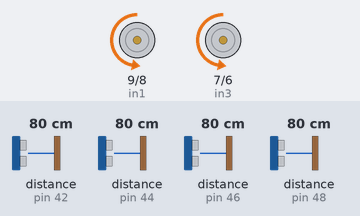
A sketch run on a simulated Arduino Mega 2560, built with avr-gcc and run on an emulated ATmega2560. On the bench: motor-driver pin pairs drawn as motors (green arrow = first pin HIGH = forward, orange = second pin HIGH = backward, longer = more drive, scaled by the enable pin). Wiring (inferred from the names in the program): 4 × ultrasonic range finder: trigger pin 43, echo pin 42 / trigger pin 45, echo pin 44 / trigger pin 47, echo pin 46 / trigger pin 49, echo pin 48. Inputs (shaded band) come from the test bench; at power-on: distance to the obstacle (sensors on pin 48, pin 42, pin 44, pin 46) 80 cm. The echo pulse lasts 58.3 µs per cm; what the sketch prints to the serial monitor is not drawn.

Above: at 1.28 s.
1.3 s: distance to the obstacle (sensor on pin 48) set to 28 cm
4.3 s: distance to the obstacle (sensor on pin 48) set to 24 cm
At 5.4 s:
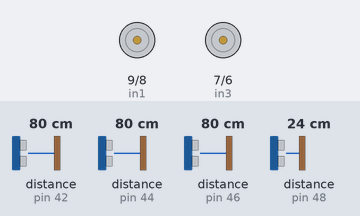
7.3 s: distance to the obstacle (sensor on pin 42) set to 120 cm
At 8.42 s:
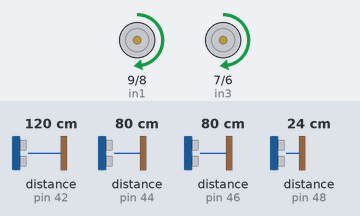
10.3 s: distance to the obstacle (sensor on pin 42) set to 2 cm
13.3 s: distance to the obstacle (sensor on pin 48) set to 35 cm
16.3 s: distance to the obstacle (sensor on pin 44) set to 120 cm
Timing chart, 0 to 20.3 s (numbered marks = the images above; inputs shaded):
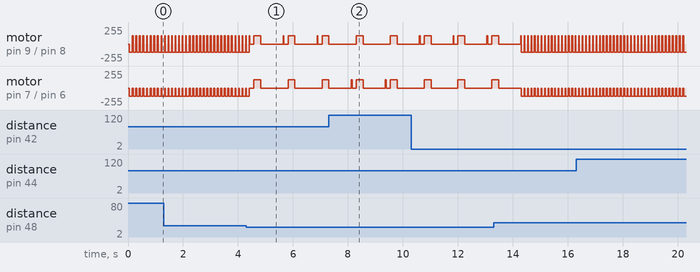

The sketch:

ChroniclesArduino.ino
```cpp
/*ALGOBACK YOUTUBE CHANNEL*/
/*CODIGO PARA CARRO QUE EVITA OBSTACULOS */
//PINES DEL SENSOR DE COLOR
const int s0 = 1;
const int s1 = 2;
const int s2 = 3;
const int s3 = 4;
const int out = 10;
int rojo = 0;
int verde = 0;
int azul = 0;

const int tipo = 0;


int acumulador_color_Rojo = 0;
int acumulador_color_Verde = 0;
int acumulador_color_Azul = 0;
// Motor A
int in1 = 9;  // Pin que controla el sentido de giro
int in2 = 8;  // Pin que controla el sentido de giro

// Motor B
int enB = 5;   // Pin habilita motor B - PWM
int enA = 12;  // Pin habilita motor A - PWM
int in3 = 7;   // Pin que controla el sentido de giro
int in4 = 6;   // Pin que controla el sentido de giro

#define trigPin1 45  //DERECHA
#define echoPin1 44  // DERECHA
#define trigPin2 43  // IZQUIERDA
#define echoPin2 42  //IZQUIERDA
#define trigPin3 49  //FRONT
#define echoPin3 48  // FRONT
#define trigPin4 47  // BACK
#define echoPin4 46  //BACK


bool booleano = true;
long duration, distance, RightSensor, BackSensor, FrontSensor, LeftSensor;  //DECLARACION DE SENSORES Y SUS POCISIONES

void setup() {
  // Configura todos los pines como salida
  Serial.begin(9600);
  pinMode(trigPin1, OUTPUT);
  pinMode(echoPin1, INPUT);
  pinMode(trigPin2, OUTPUT);
  pinMode(echoPin2, INPUT);
  pinMode(trigPin3, OUTPUT);
  pinMode(echoPin3, INPUT);
  pinMode(trigPin4, OUTPUT);
  pinMode(echoPin4, INPUT);
  pinMode(enB, OUTPUT);
  pinMode(in1, OUTPUT);
  pinMode(in2, OUTPUT);
  pinMode(in3, OUTPUT);
  pinMode(in4, OUTPUT);
  pinMode(enA, OUTPUT);

  pinMode(s0, OUTPUT);
  pinMode(s1, OUTPUT);
  pinMode(s2, OUTPUT);
  pinMode(s3, OUTPUT);
  pinMode(out, INPUT);
  digitalWrite(s0, HIGH);
  digitalWrite(s1, HIGH);
  SonarSensor(trigPin1, echoPin1);
  RightSensor = distance;
  SonarSensor(trigPin2, echoPin2);
  LeftSensor = distance;
  SonarSensor(trigPin3, echoPin3);
  FrontSensor = distance;
  SonarSensor(trigPin4, echoPin4);
  BackSensor = distance;
}

void loop() {

  SonarSensor(trigPin1, echoPin1);
  RightSensor = distance;
  SonarSensor(trigPin2, echoPin2);
  LeftSensor = distance;
  SonarSensor(trigPin3, echoPin3);
  FrontSensor = distance;
  SonarSensor(trigPin4, echoPin4);
  BackSensor = distance;

  //  Serial.print(RightSensor);

  distance = medirdistance();

  if (FrontSensor >= 25 && FrontSensor <= 250) {
    Adelante();
    delay(100);
  }

  else if (FrontSensor < 25) {
    Frenar();
    delay(150);
    // Serial.print("  FRENAR   ");
    Reversa();
    delay(250);
    // Serial.print("  REVERSA   ");
    Frenar();
    delay(250);
    // Serial.print("  FRENAR2   ");
    RightSensor = mirarDerecha();  // SEGUN LAS MEDIDAS DEL LABERINTO, GENERAR UN RANGO PARA QUE GIRE
    delay(250);
    LeftSensor = mirarIzquierda();  // DARLE A 255 LOS PINES  enA Y enB CUANDO SEA LA BATERIA
    delay(250);
  }

  //Serial.print(RightSensor);
  if (RightSensor >= LeftSensor) {
    GirarDerecha();
    // Frenar();
  }

  else if (LeftSensor >= RightSensor) {
    GirarIzquierda();
    //  Frenar();
  }
}

void SonarSensor(int trigPin, int echoPin) {
  digitalWrite(trigPin, LOW);
  delayMicroseconds(10);
  digitalWrite(trigPin, HIGH);
  delayMicroseconds(10);
  digitalWrite(trigPin, LOW);
  duration = pulseIn(echoPin, HIGH);
  distance = (duration / 2) / 29.1;
  //delay (100);
}

int mirarDerecha() {
  SonarSensor(trigPin1, echoPin1);
  RightSensor = distance;
  // Serial.print(distance);
  // Serial.print(RightSensor);
  return RightSensor;
}

int mirarIzquierda() {
  SonarSensor(trigPin2, echoPin2);
  LeftSensor = distance;
  delay(50);

  return LeftSensor;
}

int medirdistance() {
  delay(10);
  int ditanciaCM = 0;
  if (ditanciaCM <= 0 || ditanciaCM >= 250) {
    ditanciaCM = 250;
  }
  return ditanciaCM;
}

void Frenar() {
  // Serial.print(FrontSensor);
  digitalWrite(in1, LOW);
  digitalWrite(in2, LOW);
  digitalWrite(in3, LOW);
  digitalWrite(in4, LOW);
  analogWrite(enB, 127);
  analogWrite(enA, 127);
}

void Adelante() {
  //SonarSensor(trigPin3, echoPin3);
  //Serial.print(FrontSensor);
  digitalWrite(in1, LOW);
  digitalWrite(in2, HIGH);
  digitalWrite(in3, LOW);
  digitalWrite(in4, HIGH);
  analogWrite(enB, 127);
  analogWrite(enA, 127);
  // delay(3000); // Giramos los motores por 3 segundos
  //controlVelocidad();
}


void Reversa() {
  // Serial.print(FrontSensor);
  digitalWrite(in1, HIGH);
  digitalWrite(in2, LOW);
  digitalWrite(in3, HIGH);
  digitalWrite(in4, LOW);
  analogWrite(enB, 127);
  analogWrite(enA, 127);
}

void GirarDerecha() {
  // Serial.print(FrontSensor);
  Serial.print("Derecha");
  digitalWrite(in1, HIGH);
  digitalWrite(in2, LOW);
  digitalWrite(in3, LOW);
  digitalWrite(in4, LOW);
  analogWrite(enB, 127);
  analogWrite(enA, 127);
}

void GirarIzquierda() {
  //Serial.print(FrontSensor);
  digitalWrite(in1, LOW);
  digitalWrite(in2, LOW);
  digitalWrite(in3, HIGH);
  digitalWrite(in4, LOW);
  analogWrite(enB, 127);
  analogWrite(enA, 127);
}

void controlVelocidad() {
  for (int velocidad = 0; velocidad < 160; velocidad += 2) {
    delay(3);
  }
}

void color() {
  digitalWrite(s2, LOW);
  digitalWrite(s3, LOW);
  rojo = pulseIn(out, digitalRead(out) == HIGH ? LOW : HIGH);
  digitalWrite(s3, HIGH);
  azul = pulseIn(out, digitalRead(out) == HIGH ? LOW : HIGH);
  digitalWrite(s2, HIGH);
  verde = pulseIn(out, digitalRead(out) == HIGH ? LOW : HIGH);
}
//1 rojo 2 verde  3 azul

int colores(int tipo) {  // mandar a llamar el tipo de color
  color();

  if (rojo < azul && verde > azul && rojo < 35) {
    Serial.println("   Rojo");
    acumulador_color_Rojo = acumulador_color_Rojo + 1;
    Serial.println(acumulador_color_Rojo);
  }

  else if (azul < rojo && azul < verde && verde < rojo) {
    Serial.println("   Azul");
    acumulador_color_Azul = acumulador_color_Azul + 1;
    Serial.println(acumulador_color_Azul);
  }

  else if (rojo > verde && azul > verde) {
    Serial.println("   Verde");
    acumulador_color_Verde = acumulador_color_Verde + 1;
    Serial.println(acumulador_color_Verde);
  }

  else {
    Serial.println("  ");
  }

  delay(900);

  return acumulador_color_Rojo;  // retoirnar el color segun el que quieren contar, provicional queda rojo pero declarar una variable para acumular el seleccionado
}
```

Measured:
- the behaviour switches between 26 and 25 cm on distance to the obstacle (sensor on pin 48) (found by bisection; images 0 and 1)
- by itself, motor on pin 9 (in1) / pin 8 (in2): alternates forward 127/255 for 0.03 s and backward 127/255 for 0.10 s
- by itself, motor on pin 7 (in3) / pin 6 (in4): alternates backward 127/255 for 0.10 s and stopped for 0.03 s
